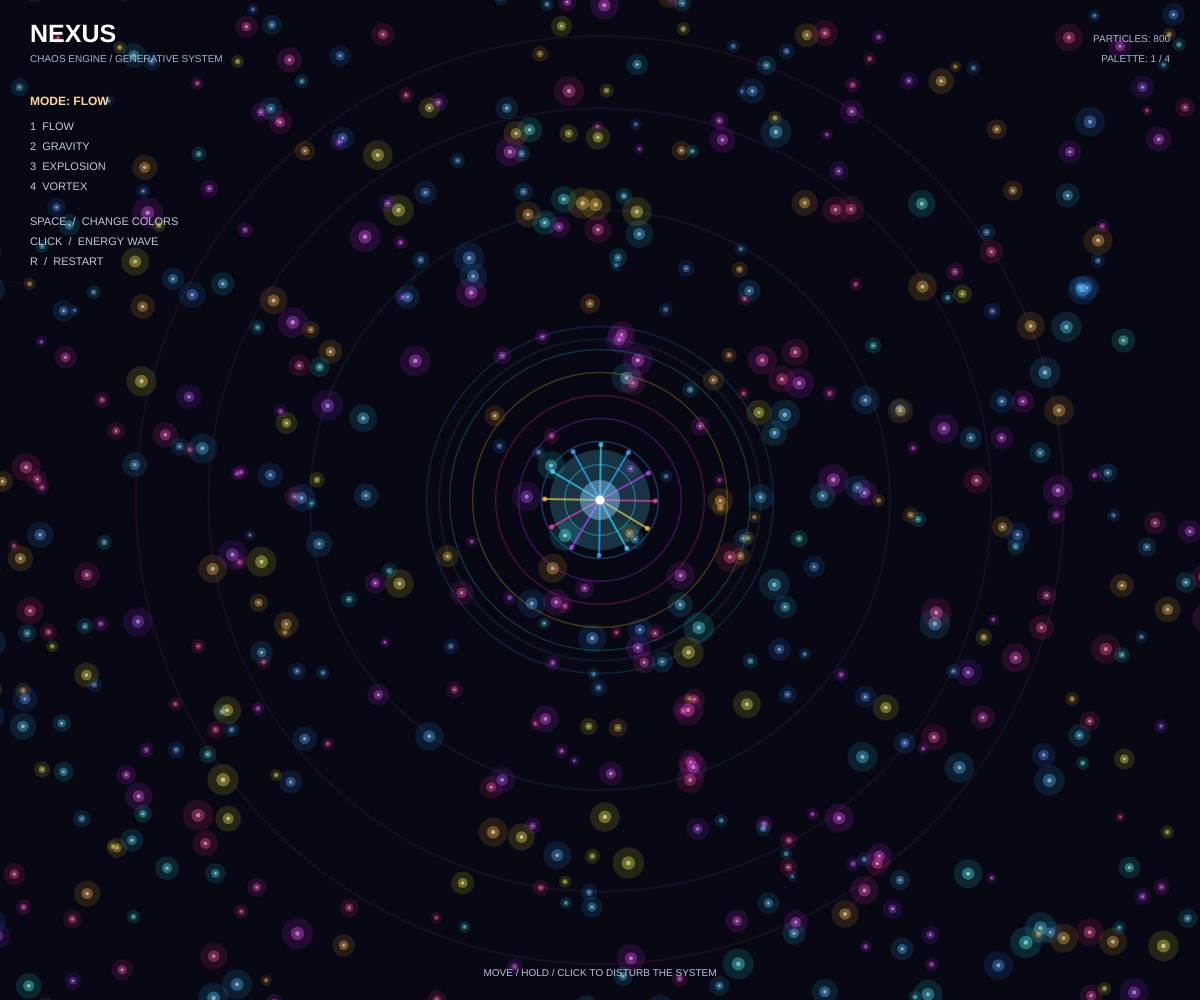
Frame 1 (no input)
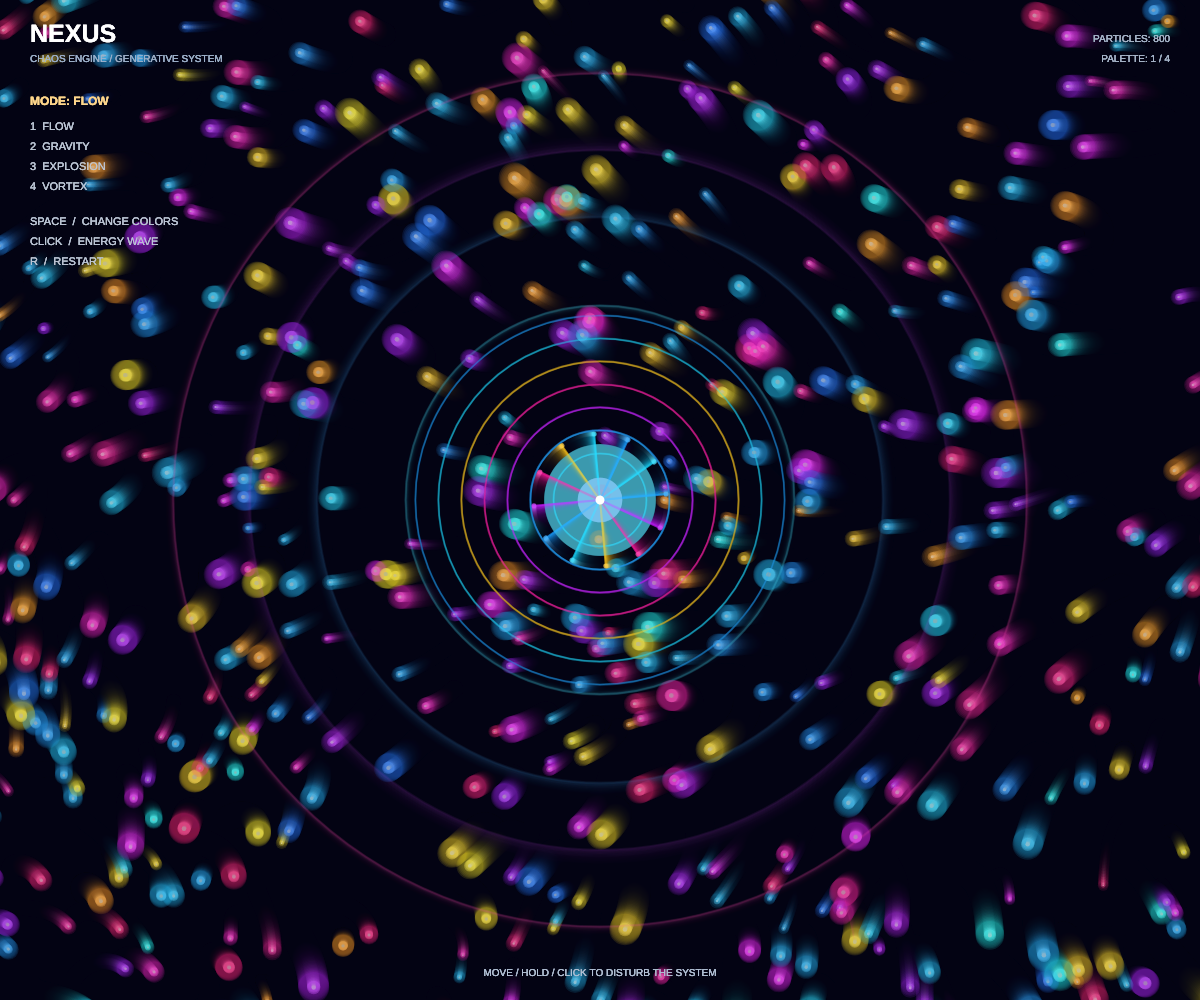
Frame 60 (no input)
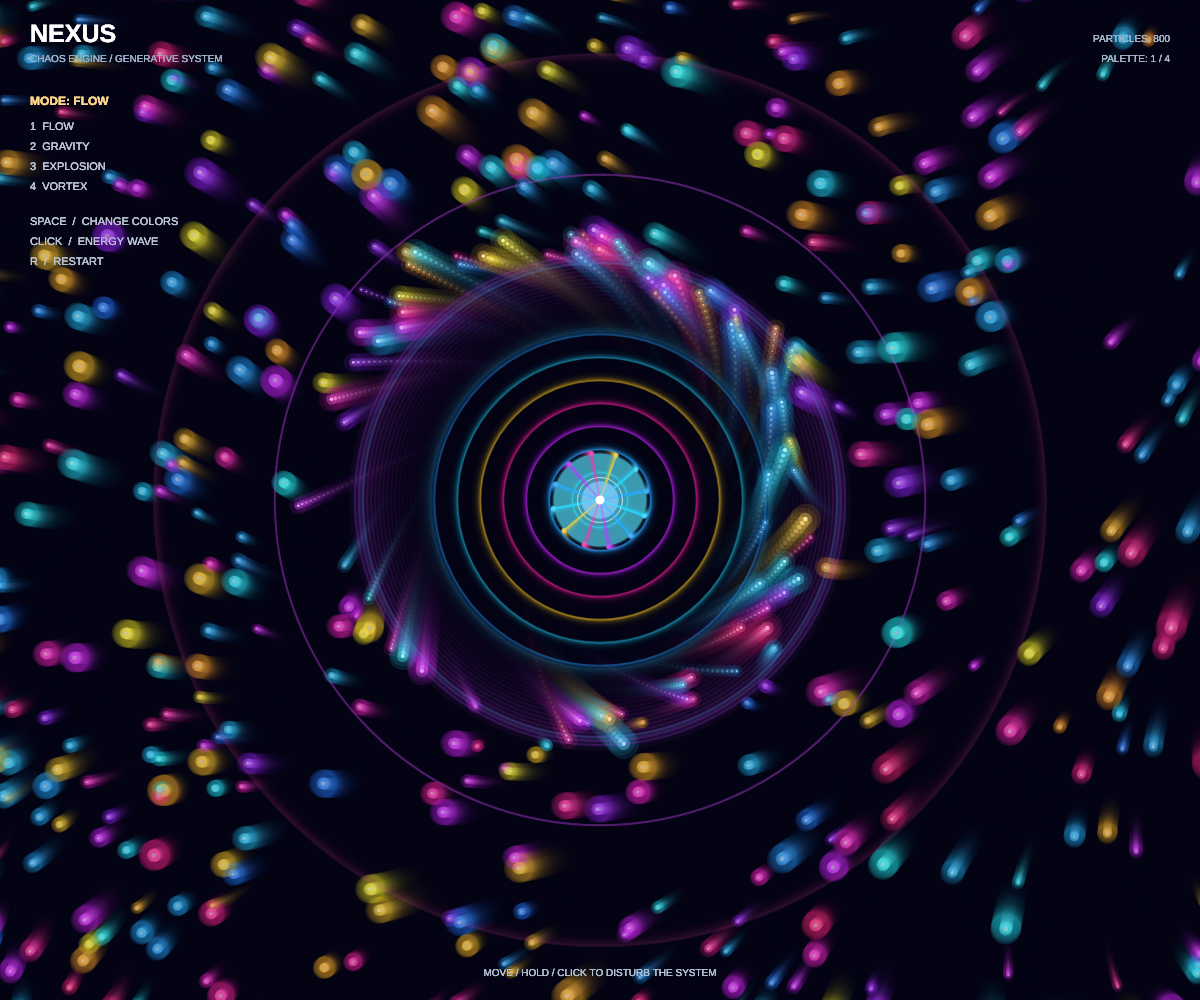
Frame 120 (the mouse pressed at the canvas centre since frame 60)

The p5.js sketch that drew these frames (run headless with seeded random() and noise() and a simulated clock; from frame 60 on, the mouse is pressed at the canvas centre):

// p5.js sketch
// ── sketch.js

// ================================================
// NEXUS: CHAOS ENGINE
// Generative interactive art
// JavaScript + p5.js
// ================================================

let particles = [];
let waves = [];

let totalParticles = 800;
let mode = 0;
let palette = 0;
let energy = 1;

let time = 0;
let shake = 0;
let autoWaves = 0;

let palettes = [
  [190, 205, 285, 325, 45],
  [175, 195, 220, 270, 310],
  [25, 45, 320, 345, 275],
  [110, 145, 185, 220, 300]
];

let modeNames = [
  "FLOW",
  "GRAVITY",
  "EXPLOSION",
  "VORTEX"
];

function setup() {
  createCanvas(windowWidth, windowHeight);
  pixelDensity(1);
  colorMode(HSB, 360, 100, 100, 100);

  background(235, 60, 8);

  createParticles();
}

function createParticles() {

  particles = [];

  let maxRadius = max(width, height) * 0.65;

  for (let i = 0; i < totalParticles; i++) {

    let angle = random(TWO_PI);
    let radius = sqrt(random()) * maxRadius;

    let x = width / 2 + cos(angle) * radius;
    let y = height / 2 + sin(angle) * radius;

    particles.push({

      x: x,
      y: y,

      oldX: x,
      oldY: y,

      vx: random(-1, 1),
      vy: random(-1, 1),

      angle: angle,
      radius: radius,

      hue: random(5),
      size: random(1.5, 4.5),

      speed: random(0.5, 1.5)

    });
  }
}

// ================================================
// DRAW
// ================================================

function draw() {

  // Fundo com transparência para criar rastos

  background(235, 65, 7, 13);

  time += 0.008;

  if (shake > 0) {
    shake *= 0.92;
  }

  // Ondas automáticas

  autoWaves++;

  if (autoWaves > 180) {
    createWave(width / 2, height / 2);
    autoWaves = 0;
  }

  updateWaves();

  push();

  translate(
    random(-shake, shake),
    random(-shake, shake)
  );

  updateParticles();

  drawConnections();
  drawParticles();
  drawEnergyWaves();
  drawCore();
  drawAtmosphere();

  pop();

  drawInterface();

}

// ================================================
// PARTICLES
// ================================================

function updateParticles() {

  for (let p of particles) {

    p.oldX = p.x;
    p.oldY = p.y;

    // Campo de movimento orgânico

    let angle =
      sin(p.x * 0.002 + time) * 2 +
      cos(p.y * 0.002 - time) * 2;

    let forceX = cos(angle);
    let forceY = sin(angle);

    p.vx += forceX * 0.035 * p.speed;
    p.vy += forceY * 0.035 * p.speed;

    // Interação com o rato

    let dx = mouseX - p.x;
    let dy = mouseY - p.y;

    let distance = sqrt(dx * dx + dy * dy);

    if (
      mouseX > 0 && mouseX < width &&
      mouseY > 0 && mouseY < height &&
      distance < 280 && distance > 1
    ) {

      let intensity = (1 - distance / 280);

      let force = intensity * 0.16;

      if (mouseIsPressed) {
        force *= 3;
      }

      // FLOW

      if (mode === 0) {

        p.vx += -dy / distance * force;
        p.vy += dx / distance * force;

      }

      // GRAVITY

      else if (mode === 1) {

        p.vx += dx / distance * force;
        p.vy += dy / distance * force;

      }

      // EXPLOSION

      else if (mode === 2) {

        p.vx -= dx / distance * force * 3;
        p.vy -= dy / distance * force * 3;

      }

      // VORTEX

      else if (mode === 3) {

        p.vx += -dy / distance * force * 2;
        p.vy += dx / distance * force * 2;

      }

    }

    // Influência das ondas

    for (let w of waves) {

      let d = dist(p.x, p.y, w.x, w.y);

      let diferenca = abs(d - w.radius);

      if (diferenca < 35) {

        let intensidade = (1 - diferenca / 35) *
          w.power * 0.08;

        let nx = (p.x - w.x) / max(d, 1);
        let ny = (p.y - w.y) / max(d, 1);

        p.vx += nx * intensidade;
        p.vy += ny * intensidade;

      }

    }

    // Movimento natural

    p.vx *= 0.975;
    p.vy *= 0.975;

    p.x += p.vx;
    p.y += p.vy;

    // Reaparecer quando sai do ecrã

    if (p.x < -100) p.x = width + 100;
    if (p.x > width + 100) p.x = -100;

    if (p.y < -100) p.y = height + 100;
    if (p.y > height + 100) p.y = -100;

  }

}

// ================================================
// CONNECTIONS
// ================================================

function drawConnections() {

  let step = 3;

  for (let i = 0; i < particles.length; i += step) {

    let a = particles[i];

    // Ligações com partículas próximas na sequência

    for (let j = 1; j <= 3; j++) {

      let b = particles[
        (i + j * 7) % particles.length
      ];

      let d = dist(a.x, a.y, b.x, b.y);

      if (d < 75) {

        let hue = getHue(i);

        stroke(hue, 80, 100, map(d, 0, 75, 35, 0));

        strokeWeight(0.8);

        line(a.x, a.y, b.x, b.y);

      }

    }

  }

}

// ================================================
// PARTICLE RENDERING
// ================================================

function drawParticles() {

  noStroke();

  for (let i = 0; i < particles.length; i++) {

    let p = particles[i];

    let hue = getHue(i);

    let movement = dist(
      p.x, p.y,
      p.oldX, p.oldY
    );

    let brightness = constrain(
      70 + movement * 8,
      70, 100
    );

    // Aura exterior

    fill(hue, 85, 100, 12);

    circle(
      p.x,
      p.y,
      p.size * 7
    );

    // Brilho intermédio

    fill(hue, 65, 100, 35);

    circle(
      p.x,
      p.y,
      p.size * 3
    );

    // Núcleo

    fill(hue, 35, brightness, 100);

    circle(
      p.x,
      p.y,
      p.size
    );

  }

}

function getHue(i) {

  let colors = palettes[palette];

  let index = floor(i / 20) % colors.length;

  return (
    colors[index] +
    sin(time * 2 + i * 0.02) * 12 +
    360
  ) % 360;

}

// ================================================
// WAVES
// ================================================

function createWave(x, y) {

  waves.push({

    x: x,
    y: y,

    radius: 5,
    power: 1,

    hue: random(360)

  });

}

function updateWaves() {

  for (let w of waves) {

    w.radius += 4 * energy;
    w.power *= 0.985;

  }

  waves = waves.filter(w => w.radius < max(width, height) * 1.5);

}

function drawEnergyWaves() {

  noFill();

  for (let w of waves) {

    let hue = palettes[palette][
      floor(w.hue / 360 * palettes[palette].length) %
      palettes[palette].length
    ];

    stroke(hue, 80, 100, 45 * w.power);

    strokeWeight(2);

    circle(
      w.x,
      w.y,
      w.radius * 2
    );

    stroke(hue, 70, 100, 12 * w.power);

    strokeWeight(12);

    circle(
      w.x,
      w.y,
      w.radius * 2
    );

  }

}

// ================================================
// CENTRAL CORE
// ================================================

function drawCore() {

  push();

  translate(width / 2, height / 2);

  let pulse = sin(time * 4) * 12;

  // Grandes anéis

  noFill();

  for (let i = 0; i < 7; i++) {

    let radius = 35 + i * 23 + pulse;

    let hue = palettes[palette][i % 5];

    stroke(hue, 85, 100, 35 - i * 3);

    strokeWeight(1.5);

    ellipse(
      0,
      0,
      radius * 2,
      radius * 2
    );

  }

  // Geometria interior

  rotate(time * 2);

  for (let i = 0; i < 12; i++) {

    push();

    rotate(TWO_PI * i / 12);

    let hue = palettes[palette][i % 5];

    stroke(hue, 90, 100, 70);

    strokeWeight(2);

    line(0, 0, 0, -55 - pulse);

    fill(hue, 70, 100, 70);

    noStroke();

    circle(0, -55 - pulse, 5);

    pop();

  }

  // Centro luminoso

  noStroke();

  fill(palettes[palette][0], 65, 100, 20);
  circle(0, 0, 100 + pulse);

  fill(palettes[palette][1], 45, 100, 45);
  circle(0, 0, 40 + pulse * 0.4);

  fill(0, 0, 100, 100);
  circle(0, 0, 9);

  pop();

}

// ================================================
// ATMOSPHERE
// ================================================

function drawAtmosphere() {

  noFill();

  for (let i = 0; i < 4; i++) {

    let hue = palettes[palette][i];

    stroke(hue, 70, 100, 8);

    strokeWeight(2);

    let radius = 160 + i * 100 +
      sin(time * 3 + i) * 35;

    ellipse(
      width / 2,
      height / 2,
      radius * 2,
      radius * 2
    );

  }

}

// ================================================
// INTERFACE
// ================================================

function drawInterface() {

  push();

  colorMode(RGB, 255);

  noStroke();

  fill(255);

  textAlign(LEFT);

  textSize(25);

  textStyle(BOLD);

  text("NEXUS", 30, 42);

  fill(160, 180, 205);

  textSize(10);

  textStyle(NORMAL);

  text("CHAOS ENGINE / GENERATIVE SYSTEM", 30, 62);

  // Modo atual

  fill(255, 215, 140);

  textSize(12);

  textStyle(BOLD);

  text("MODE: " + modeNames[mode], 30, 105);

  fill(190, 200, 215);

  textSize(11);

  textStyle(NORMAL);

  text("1  FLOW", 30, 130);
  text("2  GRAVITY", 30, 150);
  text("3  EXPLOSION", 30, 170);
  text("4  VORTEX", 30, 190);

  text("SPACE  /  CHANGE COLORS", 30, 225);
  text("CLICK  /  ENERGY WAVE", 30, 245);
  text("R  /  RESTART", 30, 265);

  // Indicador

  textAlign(RIGHT);

  fill(170, 185, 205);

  textSize(10);

  text(
    "PARTICLES: " + particles.length,
    width - 30,
    42
  );

  text(
    "PALETTE: " + (palette + 1) + " / " + palettes.length,
    width - 30,
    62
  );

  // Rodapé

  textAlign(CENTER);

  fill(180, 195, 215);

  text(
    "MOVE / HOLD / CLICK TO DISTURB THE SYSTEM",
    width / 2,
    height - 24
  );

  // Cursor

  if (
    mouseX > 0 && mouseX < width &&
    mouseY > 0 && mouseY < height
  ) {

    noFill();

    stroke(255, 255, 255, 80);

    strokeWeight(1);

    circle(mouseX, mouseY, 45);

    noStroke();

    fill(255);

    circle(mouseX, mouseY, 3);

  }

  pop();

}

// ================================================
// INPUT / INTERACTION
// ================================================

function keyPressed() {

  if (key === "1") {
    mode = 0;
  }

  else if (key === "2") {
    mode = 1;
  }

  else if (key === "3") {
    mode = 2;
  }

  else if (key === "4") {
    mode = 3;
  }

  else if (key === " ") {

    palette = (palette + 1) % palettes.length;

  }

  else if (key === "r" || key === "R") {

    createParticles();
    waves = [];
    shake = 0;

  }

  return false;

}

function mousePressed() {

  createWave(mouseX, mouseY);

  shake = 7;

}

function doubleClicked() {

  energy = energy === 1 ? 2 : 1;

}

function windowResized() {

  resizeCanvas(windowWidth, windowHeight);

  createParticles();

}
